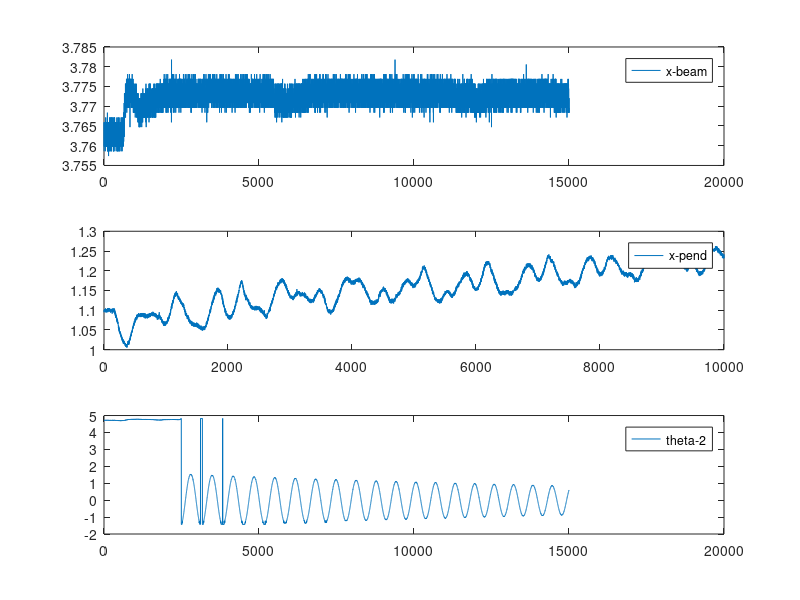

MATLAB code for this plot:
clear,clc
load('xbeam.mat')
load('theta_2.mat')
load('xpend.mat')

%% plot all together
figure(1),clf,hold on
subplot(3,1,1)
    plot(xbeam,'DisplayName','x-beam')
    legend()
subplot(3,1,2)
    plot(xpend,'DisplayName','x-pend')
    legend()
subplot(3,1,3)
    plot(theta_2,'DisplayName','theta-2')
    legend()
    